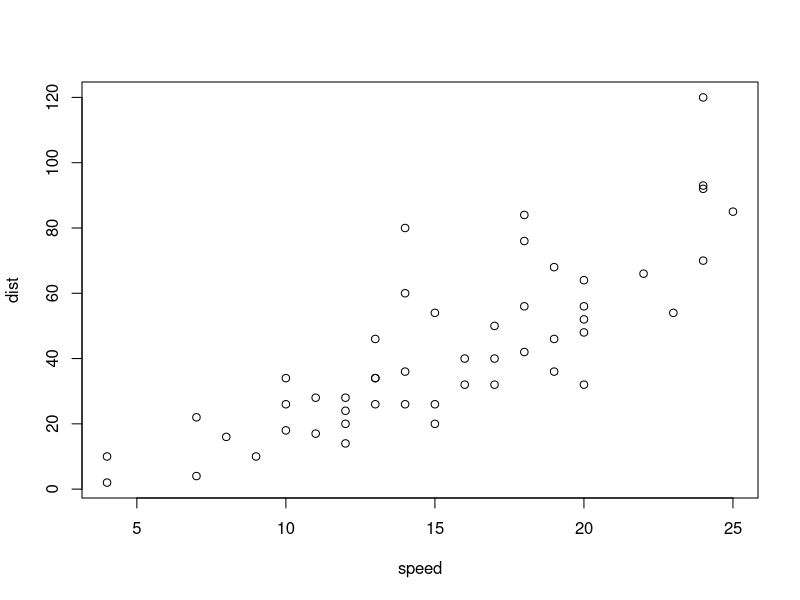
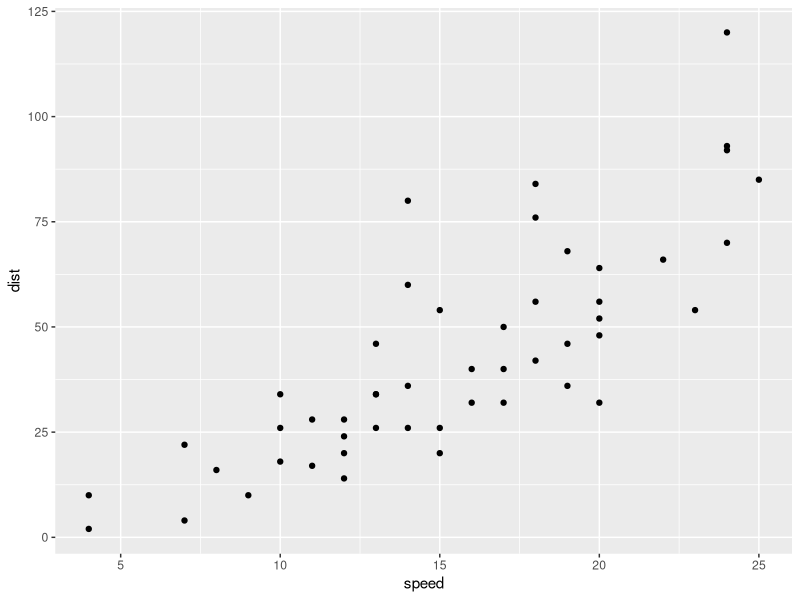

Write the R code that produced these figures, in order.
## ---- chunk 1
plot(cars)
## ---- chunk 2
library(ggplot2)
qplot(data=cars,x=speed,y=dist,geom="point")
